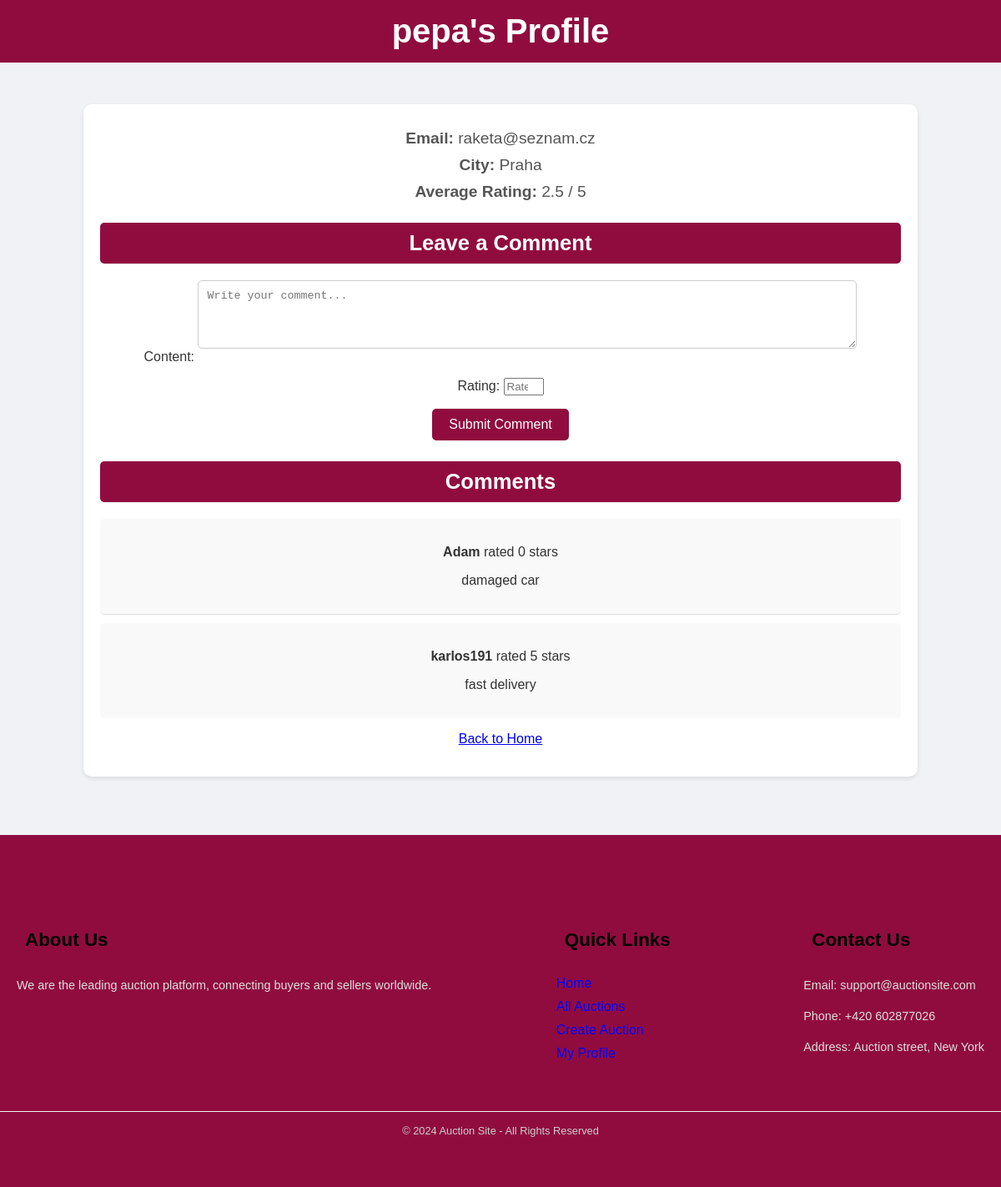
Screenshot of /user/2/ (signed in) with the database file from the repository.
### auctions/models.py (models this page shows, shortened)
class CustomUser(AbstractBaseUser, PermissionsMixin):
    profile_image = models.ImageField(upload_to='profile_images/', null=True, blank=True)
    email = models.EmailField(unique=True)
    username = models.CharField(max_length=255)
    city = models.CharField(max_length=100, null=True, blank=True)
    address = models.CharField(max_length=255, null=True, blank=True)
    watchlist = models.ManyToManyField('Auction', related_name='watched_by', blank=True)
    date_joined = models.DateTimeField(auto_now_add=True)
    account_status = models.CharField(
        max_length=10, choices=[('ACTIVE', 'Active'), ('INACTIVE', 'Inactive'), ('BLOCKED', 'Blocked')]
    )
    account_type = models.CharField(
        max_length=10, choices=[('NORMAL', 'Normal'), ('PREMIUM', 'Premium')]
    )
    is_active = models.BooleanField(default=True)
    is_staff = models.BooleanField(default=False)
    USERNAME_FIELD = 'email'
    REQUIRED_FIELDS = ['username']
    objects = CustomUserManager()
    groups = models.ManyToManyField(
        'auth.Group',
        related_name='customer_set',
        blank=True,
        help_text='The groups this user belongs to.',
        verbose_name='groups',
    )
    user_permissions = models.ManyToManyField(
        'auth.Permission',
        related_name='customer_set',
        blank=True,
        help_text='Specific permissions for this user.',
        verbose_name='user permissions',
    )

class Comment(models.Model):
    user = models.ForeignKey(
        CustomUser, related_name='comments_received', on_delete=models.CASCADE
    )
    commenter = models.ForeignKey(
        CustomUser, related_name='comments_made', on_delete=models.SET_NULL, null=True
    )
    auction = models.ForeignKey(
        Auction, related_name='comments', on_delete=models.CASCADE, null=True, blank=True
    )
    content = models.TextField()
    rating = models.IntegerField(
        validators=[MinValueValidator(0), MaxValueValidator(5)]
    )
    created_at = models.DateTimeField(auto_now_add=True)

### auctions/views.py (the view)
# urls.py: path('user/<int:user_id>/', views.user_profile, name='user_profile'),
@login_required
def user_profile(request, user_id):
    user_profile = get_object_or_404(CustomUser, pk=user_id)
    comments = user_profile.comments_received.filter(auction__isnull=True).order_by('-created_at')
    if request.method == 'POST':
        form = CommentForm(request.POST)
        if form.is_valid():
            comment = form.save(commit=False)
            comment.user = user_profile
            comment.commenter = request.user
            comment.auction = None
            comment.save()
            messages.success(request, 'Comment and rating added successfully!')
            return redirect('user_profile', user_id=user_profile.id)
    else:
        form = CommentForm()
    avg_rating = comments.aggregate(models.Avg('rating'))['rating__avg'] or 0
    return render(request, 'auctions/user_profile.html', {
        'user_profile': user_profile,
        'comments': comments,
        'form': form,
        'avg_rating': avg_rating
    })

### auctions/forms.py
class CommentForm(forms.ModelForm):
    class Meta:
        model = Comment
        fields = ['content', 'rating']
        widgets = {
            'content': forms.Textarea(attrs={
                'placeholder': 'Write your comment...',
                'rows': 4,
                'cols': 40,
            }),
            'rating': forms.NumberInput(attrs={
                'min': 0,
                'max': 5,
                'step': 1,
                'placeholder': 'Rate 1-5'
            }),
        }

### auctions/templates/auctions/user_profile.html (shortened to what this page needs)
<!DOCTYPE html>
<html lang="en">
<head>
    {% load static %}
    <link rel="stylesheet" href="{% static 'css/footer.css' %}">
</head>
<body>
<header>
    <h1>{{ user_profile.username }}'s Profile</h1>
</header>
<div class="container">
    <div class="profile-box">
        <div class="profile-info">
            <p><strong>Email:</strong> {{ user_profile.email }}</p>
            <p><strong>City:</strong> {{ user_profile.city }}</p>
            <p><strong>Average Rating:</strong> {{ avg_rating|floatformat:1 }} / 5</p>
        </div>
        <h3>Leave a Comment</h3>
        <form method="post">
            {{ form.as_p }}
            <button type="submit">Submit Comment</button>
        </form>
        <h3>Comments</h3>
        <ul class="comment-list">
            {% if comments %}
                {% for comment in comments %}
                    <li>
                        <p><strong>{{ comment.commenter.username }}</strong> rated {{ comment.rating }} stars</p>
                        <p>{{ comment.content }}</p>
                    </li>
                {% endfor %}
            {% else %}
                <li>No comments yet.</li>
            {% endif %}
        </ul>
        <p><a href="{% url 'home' %}">Back to Home</a></p>
    </div>
</div>
<footer>
    <div class="container">
        <div class="about">
            <h3>About Us</h3>
            <p>We are the leading auction platform, connecting buyers and sellers worldwide.</p>
        </div>
        <div class="quick-links">
            <h3>Quick Links</h3>
            <ul>
                <li><a href="{% url 'home' %}">Home</a></li>
                <li><a href="{% url 'auctions_list' %}">All Auctions</a></li>
                <li><a href="{% url 'create_auction' %}">Create Auction</a></li>
                {% if user.is_authenticated %}
                <li><a href="{% url 'user_profile' user_id=user.id %}">My Profile</a></li>
                {% endif %}
            </ul>
        </div>
        <div class="contact">
            <h3>Contact Us</h3>
            <p>Email: support@auctionsite.com</p>
            <p>Phone: +420 602877026</p>
            <p>Address: Auction street, New York</p>
        </div>
    </div>
    <div class="bottom-bar">
        &copy; 2024 Auction Site - All Rights Reserved
    </div>
</footer>
</body>
</html>

### static/css/footer.css (style rules this page uses)
footer { background-color: #900C3F; color: #f5f5f5; padding: 60px 0; font-family: Arial, sans-serif; margin-top: 50px; width: 100%; position: relative; bottom: 0; }
footer .container { max-width: 1200px; margin: 0 auto; display: flex; justify-content: space-between; flex-wrap: wrap; gap: 30px; }
footer h3 { color: black; font-size: 1.4rem; margin-bottom: 20px; font-weight: bold; }
footer p { color: #ddd; font-size: 0.9rem; line-height: 1.6; margin-bottom: 10px; }
footer ul { list-style-type: none; padding: 0; margin: 0; }
footer ul li { margin-bottom: 10px; }
footer ul li a { color: blue; text-decoration: none; font-size: 1rem; }
footer .bottom-bar { margin-top: 30px; text-align: center; border-top: 1px solid #f5f5f5; padding-top: 15px; font-size: 0.8rem; color: #ccc; }

### auctions/templates/auctions/user_profile.html (style rules this page uses)
body { font-family: Arial, sans-serif; background-color: #f0f2f5; margin: 0; padding: 0; color: #333; }
header { background-color: #900C3F; color: white; padding: 15px 0; text-align: center; margin-bottom: 30px; }
header h1 { margin: 0; font-size: 2.5rem; }
.container { display: flex; justify-content: center; margin: 0 auto; padding: 20px; max-width: 1000px; }
.profile-box { background-color: white; padding: 20px; border-radius: 10px; box-shadow: 0 2px 5px rgba(0, 0, 0, 0.1); width: 100%; text-align: center; }
h2, h3 { background-color: #900C3F; color: white; padding: 10px; border-radius: 5px; margin-bottom: 20px; font-size: 1.6rem; }
.profile-info p { font-size: 1.2em; color: #555; margin: 10px 0; }
form textarea, form select { width: 80%; margin-bottom: 15px; padding: 10px; border-radius: 5px; border: 1px solid #ccc; }
.comment-list { list-style-type: none; padding: 0; }
.comment-list li { padding: 15px; border-bottom: 1px solid #ddd; margin-bottom: 10px; border-radius: 5px; background-color: #f9f9f9; }
.comment-list li:last-child { border-bottom: none; }
button { background-color: #900C3F; color: white; border: none; padding: 10px 20px; font-size: 1em; cursor: pointer; border-radius: 5px; }

### rows the page displays
CustomUser: username "pepa", email "raketa@seznam.cz", city "Praha"
Comment: commenter.username "Adam", rating "0", content "damaged car"
Comment: commenter.username "karlos191", rating "5", content "fast delivery"

### other values shown
{{ avg_rating|floatformat:1 }} "2.5"
